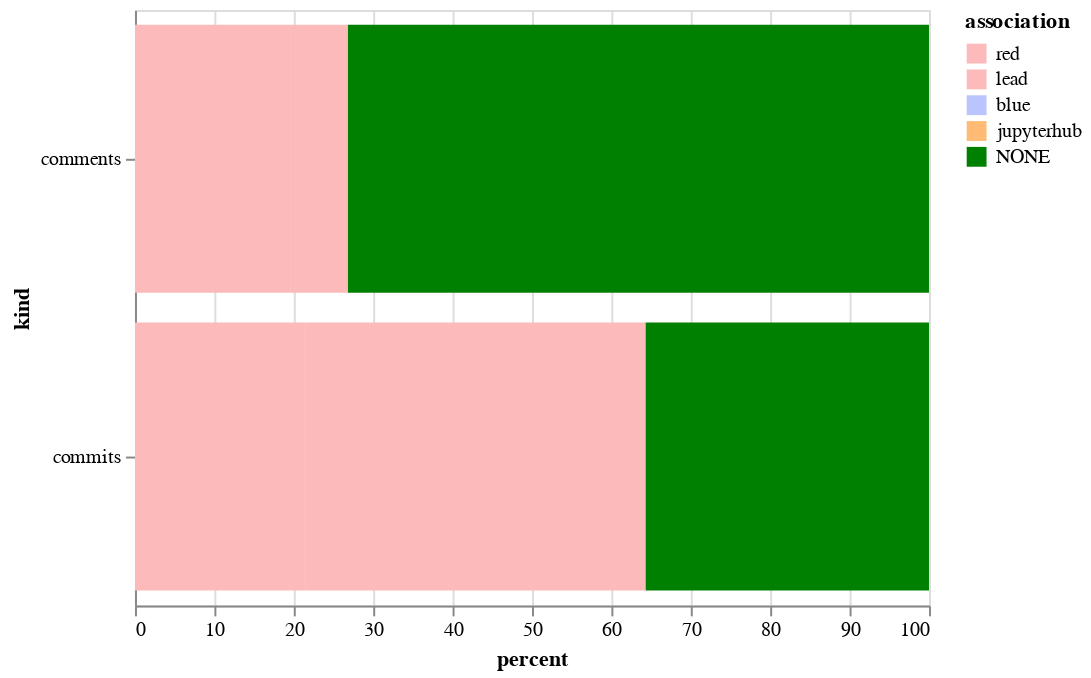

The notebook cell this image was saved under:
### Code cell
alt.Chart(sum_both).mark_bar().encode(
    x='percent',
    y='kind',
    color=alt.Color('association', sort=["CONTRIBUTOR", "MEMBER", "NONE"], scale=color_scale)
)

### Figure 1 — Vega-Lite specification as saved in the notebook (floating-point values rounded to 4 significant figures)
{"$schema": "https://vega.github.io/schema/vega-lite/v2.6.0.json", "config": {"view": {"height": 300, "width": 400}}, "data": {"name": "data-2f4877c5223120eb27b467575bc64245"}, "datasets": {"data-2f4877c5223120eb27b467575bc64245": [{"association": "NONE", "kind": "comments", "percent": 73.21}, {"association": "lead", "kind": "comments", "percent": 7.143}, {"association": "red", "kind": "comments", "percent": 19.64}, {"association": "NONE", "kind": "commits", "percent": 35.71}, {"association": "lead", "kind": "commits", "percent": 42.86}, {"association": "red", "kind": "commits", "percent": 21.43}]}, "encoding": {"color": {"field": "association", "scale": {"domain": ["red", "lead", "blue", "jupyterhub", "NONE"], "range": ["#fdbaba", "#fdbaba", "#bac5fd", "#ffbb74", "green"]}, "sort": ["CONTRIBUTOR", "MEMBER", "NONE"], "type": "nominal"}, "x": {"field": "percent", "type": "quantitative"}, "y": {"field": "kind", "type": "nominal"}}, "mark": "bar"}
